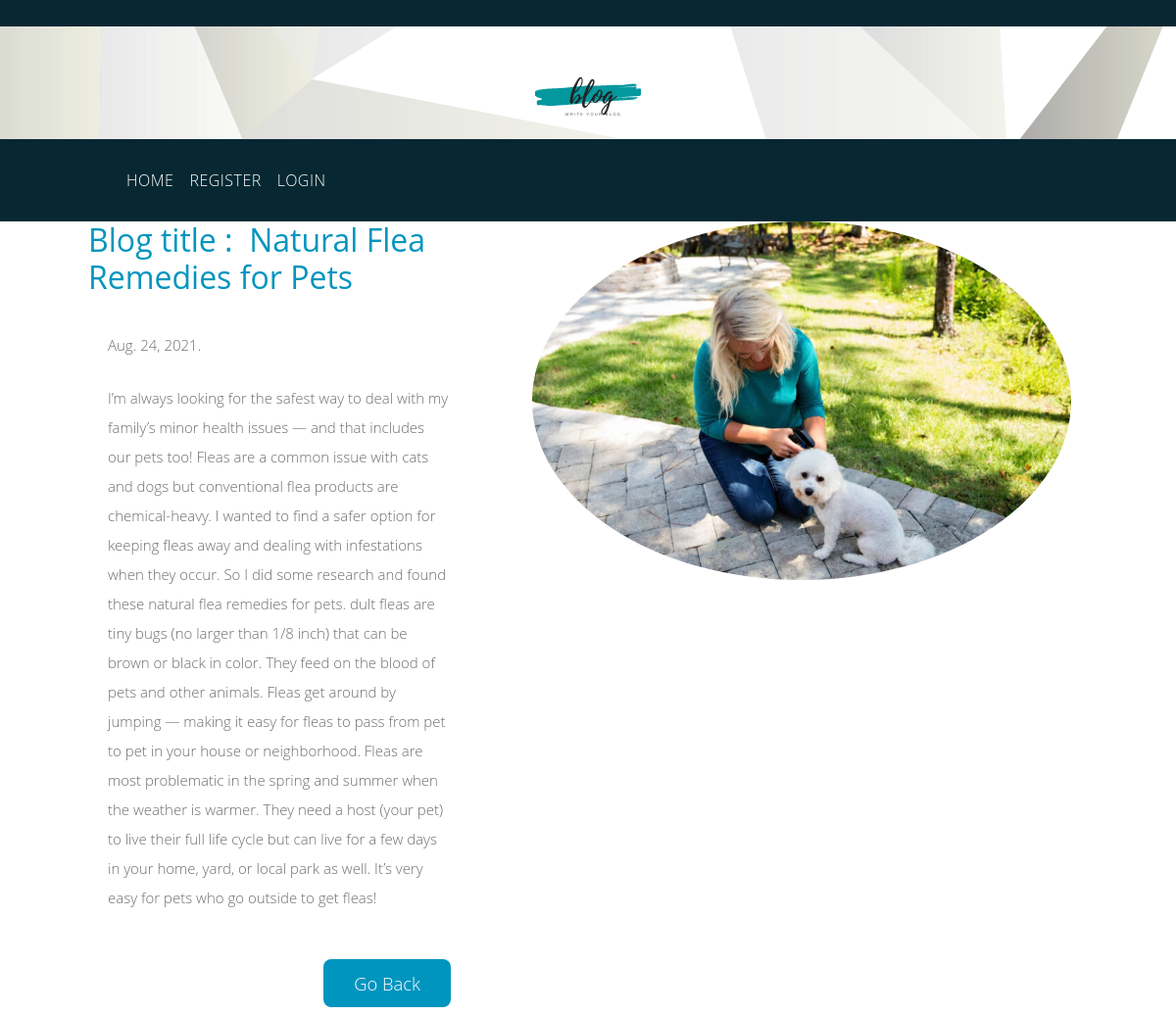
Page /detail/18 on the committed database.
### blogapp/models.py (models this page shows, shortened)
class Blog(models.Model):
    name = models.CharField(max_length=255, unique=True)
    desc = models.TextField()
    img = models.ImageField(upload_to='blog')
    auth = models.CharField(max_length=255)
    date = models.DateField(default=datetime.date.today)
    class Meta:
        ordering = ('name',)
        verbose_name = 'blog'
        verbose_name_plural = 'blogs'

### blogapp/views.py (the view)
# urls.py: path('detail/<int:id>', views.blogdetail, name='blogdetail'),
def blogdetail(request,id):
    det=Blog.objects.get(id=id)
    return render(request, 'view.html',{'det': det})

### templates/view.html (shortened to what this page needs)
{% extends 'base.html' %}
{% load static %}
{% block content %}
<!DOCTYPE html>
<html lang="en">
<head>
    <link rel="stylesheet" href="{% static 'vw/css/bootstrap.min.css' %}">
    <link rel="stylesheet" href="{% static 'vw/css/tooplate-style.css' %}">
</head>
<body>
    <div class="tm-container mx-auto">
        <section id="tm-section-2" class="tm-section pt-2 pb-2">
            <div class="container">
                <div class="row">
                    <div class="col-xl-5 col-lg-6 tm-flex-center-v tm-text-container tm-section-left">
                        <h2 class="tm-color-secondary mb-4">Blog title : &nbsp;{{det.name}}</h2>
                        <p class="mb-4">{{det.date}}.</p>
                        <p class="mb-5">{{det.desc}}</p>
                        <p class="text-right mb-0">
                            <a href="/" class="btn tm-btn-secondary">Go Back</a>
                        </p>
                    </div>
                    <div class="col-xl-7 col-lg-6 tm-circle-img-container">
                        <img src="{{det.img.url}}" alt="Image" class="rounded-circle tm-circle-img">
                    </div>
                </div>
            </div>
        </section>
    </div>
</body>
</html>
{% endblock %}

### static/hom/css/style.css (style rules this page uses)
* { box-sizing: border-box !important; transition: ease all 0.5s; }
html { scroll-behavior: smooth; }
body { color: #666666; font-size: 14px; font-family: 'Raleway', sans-serif;; line-height: 1.80857; font-weight: normal; overflow-x: hidden; }
a { color: #1f1f1f; text-decoration: none !important; outline: none !important; -webkit-transition: all .3s ease-in-out; -moz-transition: all .3s ease-in-out; -ms-transition: all .3s ease-in-out; -o-transition: all .3s ease-in-out; transition: all .3s ease-in-out; }
h1, h2, h3, h4, h5, h6 { letter-spacing: 0; font-weight: normal; position: relative; padding: 0 0 10px 0; font-weight: normal; line-height: normal; color: #111111; margin: 0 }
h2 { font-size: 22px }
*, *::after, *::before { -webkit-box-sizing: border-box; -moz-box-sizing: border-box; box-sizing: border-box; }
p { margin: 20px; font-weight: 400; font-size: 15px; line-height: 24px; }
a { color: #ffffff; text-decoration: none; outline: none !important; }

### static/vw/css/tooplate-style.css (style rules this page uses)
* { margin: 0; padding: 0; }
body { background-color: #eee; color: #6c6c6c; font-family: "Open Sans", Helvetica, Arial, sans-serif; font-size: 18px; overflow-x: hidden; }
.tm-container { background-color: white; max-width: 1400px; }
.tm-color-secondary { color: #0095bf; }
.tm-btn-secondary { color: white; background-color: #0095bf; }
p, ul { line-height: 2; font-weight: 300; }
.btn { padding: 10px 30px; font-size: 1.15rem; font-weight: 300; border-radius: 8px; }
.tm-flex-center-v { display: flex; flex-direction: column; justify-content: center; }
.tm-text-container { max-width: 420px; }
.tm-circle-img { width: 550px; }
.tm-circle-img-container { text-align: right; }
@media (min-width: 576px) { .container { max-width: none; } }
@media (min-width: 768px) { .container { max-width: 720px; } }
@media (min-width: 992px) { .container { max-width: 960px; } }
@media (min-width: 1200px) { .container { max-width: 1050px; } }

### rows in the picture
Blog: name "Natural Flea Remedies for Pets", date "Aug. 24, 2021", desc "I’m always looking for the safest way to deal with my family’s minor health issues — and that includes our pets too! Fleas are a common issue with cats and dogs but conventional flea products are chemical-heavy. I wanted to find a safer option for keeping fleas away and dealing with infestations when they occur. So I did some research and found these natural flea remedies for pets. dult fleas are tiny bugs (no larger than 1/8 inch) that can be brown or black in color. They feed on the blood of pets and other animals. Fleas get around by jumping — making it easy for fleas to pass from pet to pet in your house or neighborhood. Fleas are most problematic in the spring and summer when the…", img (picture)
